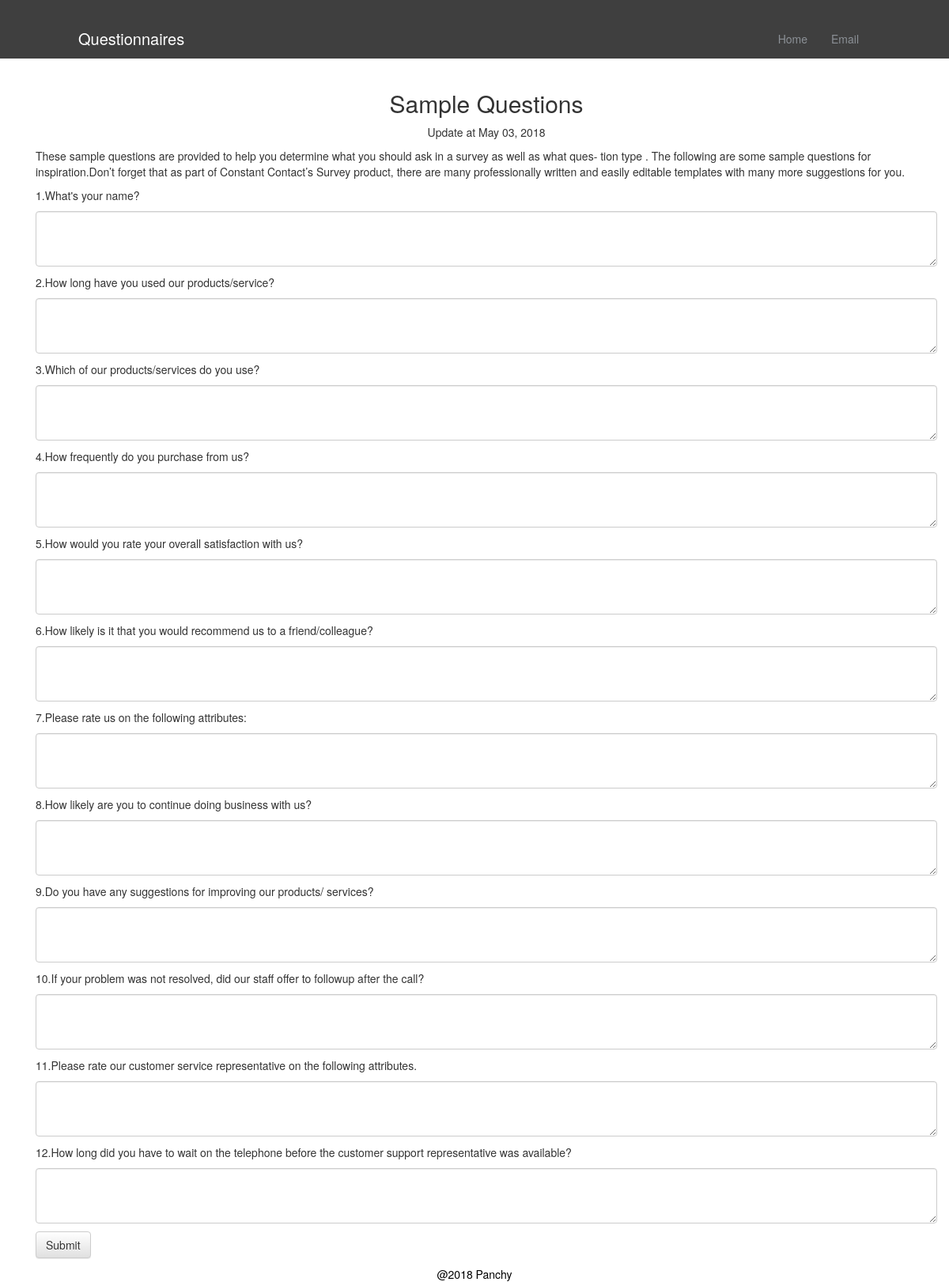
/1/, run on the app's committed database.
### questionnaires/models.py (models this page shows, shortened)
class Questionnaire(models.Model):
    Id=models.AutoField(primary_key=True)
    name=models.CharField(max_length=1024)
    description=models.CharField(max_length=5000)
    is_open=models.BooleanField(default=False)
    start_date=models.DateTimeField(auto_now_add=True,auto_now=False)
    question_members=models.ManyToManyField(Question,through='Questionnaire_Question')

class Question(models.Model):
    question_id=models.AutoField(primary_key=True)
    create_at=models.DateTimeField(auto_now_add=True,auto_now=False)
    question=models.CharField(max_length=5000,null=False,blank=False)
    def __str__(self):
        return self.question

### questionnaires/views.py (the view)
# urls.py: url(r'^(?P<pk>\d+)/$',getQuestionnaire,name="detail"),
def getQuestionnaire(request,pk):
    obj=get_object_or_404(Questionnaire,Id=pk)
    questionnaire_question=get_list_or_404(Questionnaire_Question,questionnaire_id=pk)
    question_list=getQuestions(questionnaire_question)
    number_of_question=len(question_list)
    AnswerFormSet = formset_factory(AnswerForm,extra=number_of_question)
    if request.method == 'POST':
        formset = AnswerFormSet(request.POST, request.FILES)
        if formset.is_valid():
            for i in range(len(formset)):
                if formset[i].is_valid():
                    try:
                        instance=formset[i].save(commit=False)
                        instance.question=question_list[i]
                        instance.save()
                    except Exception as e:
                        raise Http404
        return redirect("questionnaires:questionnaireList")
    else:
        formset = AnswerFormSet()
    rows=zip(question_list,formset)
    context={
        "objects":obj,
        'formset': formset,
        "rows":rows
    }
    return render(request,"detail.html",context)

### questionnaires/views.py (called while the page is built)
def getQuestions(array):
    questionList=[]
    for i in range(len(array)):
        questionList.append(array[i].question_id)
    return questionList

### templates/detail.html (shortened to what this page needs)
{%extends 'base.html' %}
{% load tz %}
{% load static %}
{%block css%}
<link rel="stylesheet" type="text/css" href="{% static 'css/detail.css' %}">
{%endblock css%}
{%block body%}
<div class="container">
  <h2 id="title">{{objects.name}}</h2>
  <p id="date">Update at {{objects.start_date|localtime|date:'M d, Y'}}</p>
  <p class=" ">{{objects.description}}</p>
  <form method="post" action="" id="formsubmit"> {%csrf_token%}
      {% for row in rows %}
        <p>{{ forloop.counter }}.{{row.0}}</p>
        <p>{{row.1}}</p>
      {% endfor %}
    <p type="" id="sub_form" class="btn btn-default">Submit</p>
  </form>
</div>
{%endblock body%}

### templates/base.html (shortened to what this page needs)
{% load static %}
<!DOCTYPE html>
<html>
  <head>
    <link rel="stylesheet" href="https://maxcdn.bootstrapcdn.com/bootstrap/3.3.7/css/bootstrap.min.css">
    <link rel="stylesheet" href="https://maxcdn.bootstrapcdn.com/bootstrap/3.3.7/css/bootstrap-theme.min.css">
    <link rel="stylesheet" type="text/css" href="{% static 'css/base.css' %}">
    {%block css%}
    {%endblock css%}
  </head>
  <body>
    <div class="bg">
      <div class="inner">
        <nav class="navbar navbar-default" id="navbar">
          <div class="container-fluid">
            <div class="navbar-header">
              <a class="navbar-brand" href="#">Questionnaires</a>
            </div>
            <div class="collapse navbar-collapse" id="bs-example-navbar-collapse-1">
              <ul class="nav navbar-nav navbar-right">
                <li><a class="nav-a" href="{% url 'questionnaires:questionnaireList' %}">Home</a></li>
                <li><a class="nav-a" href="mailto:qpang@ualberta.ca?Subject=Hello">Email</a></li>
              </ul>
            </div>
          </div>
        </nav>
        <div class="container intro-text">
          {%block body%}
          {%endblock body%}
        </div>
      </div>
    </div>
    <div class="footer">
      <p>@2018 Panchy</p>
    </div>
  </body>
</html>

### static/css/base.css (style rules this page uses)
body, html { height: 100%; margin: 0; }
.bg { background-image: url(/static/image/mountain-1500x1000.jpg); height: 100%; width: 100%; background-position: center; background-repeat: no-repeat; background-size: cover; }
.inner { height: 100%; width: 100%; background: rgba(0,0,0,.4); position: absolute; top:0; }
.navbar { border-radius: 0px; }
.navbar-default { background: none; border: none; padding-top: 2%; padding-left: 7%; padding-right: 7%; box-shadow: none; width: 100%; top: 0; z-index: 100; }
.navbar-default .navbar-collapse { border-color: rgba(255, 255, 255, 0); }
#bs-example-navbar-collapse-1.navbar-collapse.collapse { border-top: none; box-shadow: none; }
.navbar-default .navbar-brand { color: #fff; font-size: 20px; text-shadow:none; }
.navbar-default .navbar-nav .nav-a { color:#404245; text-shadow:none; }
.footer { left: 0; bottom: 0; width: 100%; position: absolute; color: rgba(255, 255, 255, 0.2); text-align:center; }

### static/css/detail.css (style rules this page uses)
.bg { background-image:none; }
.inner { background: rgba(0,0,0,0); }
.navbar-default { background: rgba(16, 16, 15, 0.8); }
.navbar-default .navbar-nav .nav-a { color:#8c9197;; }
#title { text-align: center; }
#date { text-align: center; }
.form-control { width: 100%; height: auto; }
#sub_form { margin-bottom: 30px; }
.footer { color:black; left: 0; bottom: 0; width: 100%; height:20px; background-color:white; position: fixed; text-align:center; }

### data on the page
Questionnaire: name "Sample Questions", start_date "May 03, 2018", description "These sample questions are provided to help you determine what you should ask in a survey as well as what ques- tion type . The following are some sample questions for inspiration.Don’t forget that as part of Constant Contact’s Survey product, there are many professionally written and easily editable templates with many more suggestions for you."
Question: question "What's your name?"
Question: question "How long have you used our products/service?"
Question: question "Which of our products/services do you use?"
Question: question "How frequently do you purchase from us?"
Question: question "How would you rate your overall satisfaction with us?"
Question: question "How likely is it that you would recommend us to a friend/colleague?"
Question: question "Please rate us on the following attributes:"
Question: question "How likely are you to continue doing business with us?"
Question: question "Do you have any suggestions for improving our products/ services?"
Question: question "If your problem was not resolved, did our staff offer to followup after the call?"
Question: question "Please rate our customer service representative on the following attributes."
Question: question "How long did you have to wait on the telephone before the customer support representative was available?"
